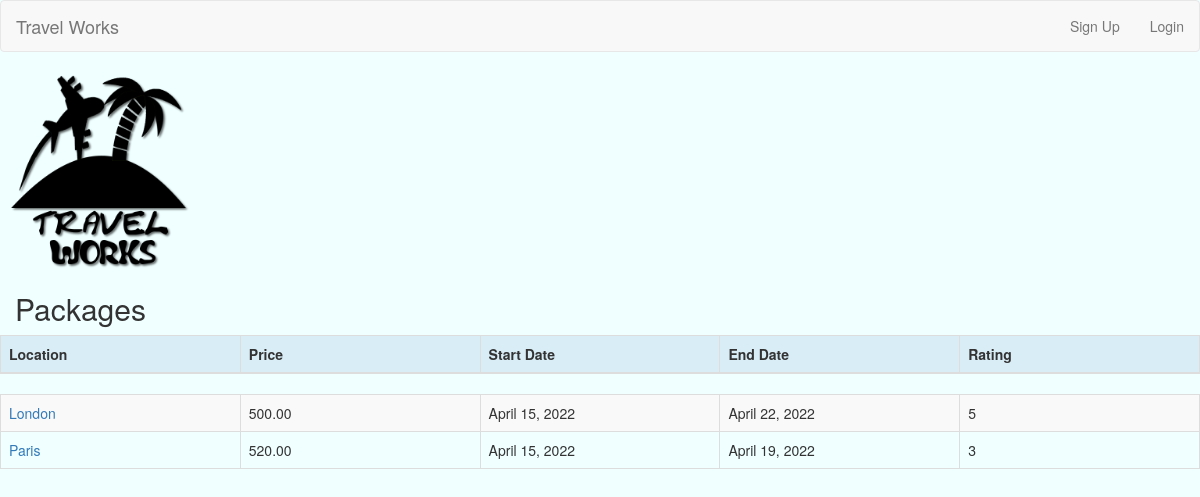
The page / on the database its author committed.
### shop/models.py (models this page shows, shortened)
class Package(models.Model):
    location = models.CharField(max_length=50)
    pack_number = models.IntegerField(blank=False, null=False)
    description = models.CharField(max_length=250)
    price = models.DecimalField(max_digits=10, decimal_places=2)
    start_date = models.DateField(default=timezone.now, blank=True, null=True)
    end_date = models.DateField(default=timezone.now, blank=True, null=True)
    rating = models.IntegerField(blank=False, null=False)
    weather = models.CharField(max_length=50)

### shop/views.py (the view)
# urls.py: path('', PackageListView.as_view(), name='homepage'),
class PackageListView(ListView):
    model = Package
    template_name = "homepage.html"

### shop/templates/homepage.html (shortened to what this page needs)
{% extends 'base.html' %}
{% block content %}
{% load static %}
<!DOCTYPE html>
<html lang="en">
<head>
</head>
<body>
<img src="{% static "images/Travel Works.png" %}" alt="logo" width="200" height="200">
        <h2 style="padding-left: 15Px">Packages</h2>
    <div>
        <table class="table table-striped table-bordered table-hover">
            <thead>
            <tr class="bg-info">
                <th>Location</th>
                <th>Price</th>
                <th>Start Date</th>
                <th>End Date</th>
                <th>Rating</th>
            </tr>
            </thead>
            <tbody>
            <div>
        <table class="table table-striped table-bordered table-hover">
            {% for package in object_list %}
                <tr>
                    <td><a href={{ package.pack_number }}>{{ package.location }}</a></td>
                    <td>{{ package.price }}</td>
                    <td>{{ package.start_date }}</td>
                    <td>{{ package.end_date }}</td>
                    <td>{{ package.rating }}</td>
                </tr>
            {% endfor %}
            </tbody>
        </table>
    </div>
    </body>
    </html>
{% endblock %}

### shop/templates/homepage.html (style rules this page uses)
body { background-color: Azure; }
tr th { width: 10%; }
tr td { width: 10%; }

### rows shown on the page
Package: location "London", price "500.00", start_date "April 15, 2022", end_date "April 22, 2022", rating "5"
Package: location "Paris", price "520.00", start_date "April 15, 2022", end_date "April 19, 2022", rating "3"
